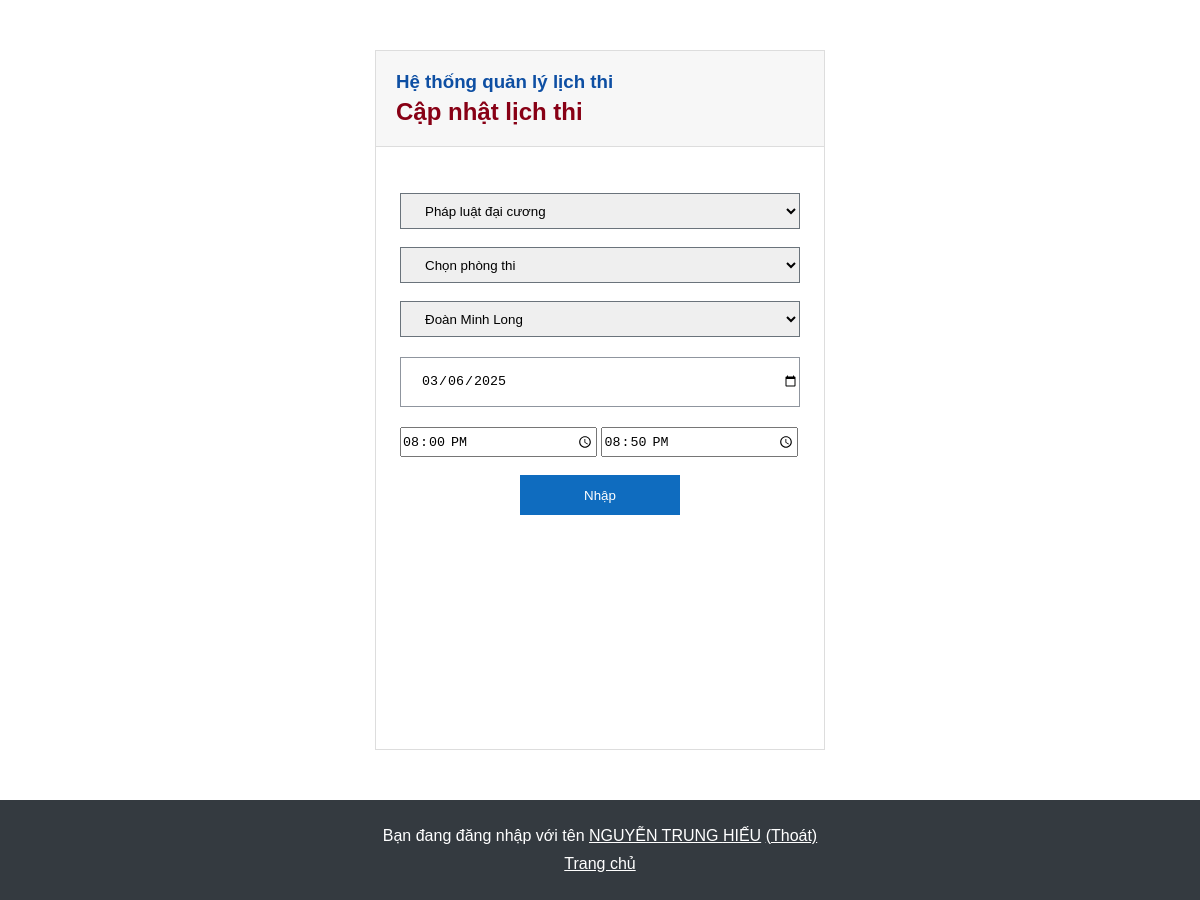
/web_manage_schedule_exam/admin/update_schedule.php?ma_lich_thi=2 (signed in), run on the app's committed database.
### tables this page shows
CREATE TABLE `lichthi` (
  `ma_lich_thi` int(11) NOT NULL,
  `ngay_thi` date NOT NULL,
  `gio_bat_dau` time NOT NULL,
  `gio_ket_thuc` time NOT NULL,
  `mgv` int(10) DEFAULT NULL,
  `ma_hoc_phan` int(10) DEFAULT NULL,
  `ma_phong` varchar(10) DEFAULT NULL
);

CREATE TABLE `hocphan` (
  `ma_hoc_phan` int(10) NOT NULL,
  `ten_hoc_phan` varchar(100) NOT NULL,
  `so_tin_chi` int(11) NOT NULL
);

CREATE TABLE `giangvien` (
  `mgv` int(10) NOT NULL,
  `ho_dem` varchar(50) NOT NULL,
  `ten` varchar(50) NOT NULL,
  `khoa` varchar(100) NOT NULL,
  `ngay_sinh` date NOT NULL,
  `gioi_tinh` varchar(10) NOT NULL
);

### web_manage_schedule_exam/admin/update_schedule.php (the view, shortened to what this page needs)
<?php
    include('config.php');
    if (isset($_GET['ma_lich_thi'])) {
        $ma_lich_thi = $_GET['ma_lich_thi'];
    }
    $sql_lich_thi = "SELECT * FROM lichthi WHERE ma_lich_thi = '$ma_lich_thi'";
    $result_lich_thi = $conn->query($sql_lich_thi);
    if ($result_lich_thi->num_rows > 0) {
        while($row = $result_lich_thi->fetch_assoc()) {
            $ma_hoc_phan = $row["ma_hoc_phan"];
            $mgv = $row["mgv"];
            $ngay_thi = $row["ngay_thi"];
            $gio_ket_thuc = $row["gio_ket_thuc"];
            $gio_bat_dau = $row["gio_bat_dau"];
        }
    }
?>
<!DOCTYPE html>
<html lang="vi">
<head>
    <link rel="stylesheet" href="https://cdnjs.cloudflare.com/ajax/libs/font-awesome/6.4.2/css/all.min.css" />
    <link rel="stylesheet" href="manage_add.css">
</head>
<body>
    <div class="container-add">
        <div class="add-logo">
            <h3>Hệ thống quản lý lịch thi</h3>
            <h2>Cập nhật lịch thi</h2>
        </div>
        <form action="" class="add-form" method="post">
            <div class="input-form">
                <br>
                <br>
                <select name="ma_hoc_phan" id="ma_hoc_phan"class="filter">
                    <?php
                        $sql_hoc_phan = "SELECT * FROM hocphan";
                        $result_hoc_phan = $conn->query($sql_hoc_phan);
                        if ($result_hoc_phan->num_rows > 0) {
                            while($row = $result_hoc_phan->fetch_assoc()) {
                                echo '<option value="' . $row['ma_hoc_phan'] . '"' ;
                                if ($row['ma_hoc_phan'] == $ma_hoc_phan) {
                                    echo ' selected';
                                }
                                echo '>' . $row['ten_hoc_phan'] . '</option>';
                            }
                        }
                    ?>
                </select>
                <br>
                <br>
                <select name="ma_phong" id="ma_phong" class="filter">
                    <option value="">Chọn phòng thi</option>
                </select>
                <br>
                <br>
                <select name="mgv" id="mgv"class="filter">
                    <?php
                        $sql_giang_vien = "SELECT * FROM giangvien";
                        $result_giang_vien = $conn->query($sql_giang_vien);
                        if ($result_giang_vien->num_rows > 0) {
                            while($row = $result_giang_vien->fetch_assoc()) {
                                echo '<option value="' . $row['mgv'] . '"' ;
                                if ($row['mgv'] == $mgv) {
                                    echo ' selected';
                                }
                                echo '>' . $row['ho_dem'] . ' ' . $row['ten'] . '</option>';
                            }
                        }
                    ?>
                </select>
                <input type="date" id="ngay_thi" name="ngay_thi" placeholder="Ngày thi" value="<?php echo $ngay_thi; ?>"  required>
            </div>
            <div class="exam-time">
                <input type="time" id="gio_bat_dau" name="gio_bat_dau" placeholder="Giờ bắt đầu" value="<?php echo $gio_bat_dau; ?>" required oninput="exam_time()">
                <input type="time" id="gio_ket_thuc" name="gio_ket_thuc" placeholder="Giờ kết thúc" value="<?php echo $gio_ket_thuc; ?>"  required>
            </div>
            <br>
            <button type="submit">Nhập</button>
        </form>
    </div>
    <?php include('footer.php'); ?>
</body>
</html>

### web_manage_schedule_exam/admin/footer.php (shortened to what this page needs)
<div class="footer">
    <p>Bạn đang đăng nhập với tên
        <u style="text-transform: uppercase;"><?php
            $id_admin = $_SESSION['id_admin'];
            $sql = "SELECT * FROM admin WHERE id_admin = '$id_admin'";
            $result = $conn->query($sql);
            if ($result->num_rows > 0) {
                while($row = $result->fetch_assoc()) {
                    echo  $row["ho_dem"]. " " . $row["ten"] ;
                }
            }
        ?></u> <a href="logout.php">(Thoát)</a></p>
    <p><a href="home_admin.php">Trang chủ</a></p>
</div>

### web_manage_schedule_exam/admin/manage_add.css (style rules this page uses)
* { margin: 0; padding: 0; box-sizing: border-box; }
html, body { display: flex; flex-direction: column; min-height: 100vh; font-family: Arial, sans-serif; }
.container-add { width: 450px; height: 700px; margin: 50px auto; background-color: white; border: 1px solid #dddddd; }
.container-add .add-logo { border-bottom: 1px solid #dddddd; padding: 20px; background-color: #F7F7F7; }
.container-add .add-logo h3 { color: #0E4FA3; }
.container-add .add-logo h2 { padding-top:5px; color: #880015; }
.container-add .add-form { width: 400px; margin: 10px auto; }
.container-add .add-form .input-form input { width: 400px; height: 50px; margin-top: 20px; padding-left: 20px; border: 1px solid #8F959E; }
.container-add .add-form .filter { width: 400px; height: 36px; border: 1px solid; border-color: #6A737B; outline: none; padding-left: 20px; }
.container-add .add-form button { display: flex; margin: auto; width: 160px; height: 40px; justify-content: center; align-items: center; background-color: #0F6CBF; color: #fff; text-decoration: none; border: 2px solid #0F6CBF; cursor: pointer; }
.exam-time input { width: 197px; margin-top: 20px; height: 30px; }
.footer { background-color: #343a40; font-family: Arial, sans-serif; color: white; text-align: center; display: flex; flex-direction: column; align-items: center; justify-content: center; height: 100px; margin-top: auto; width: 100%; }
.footer p { margin: 5px 0; }
.footer a { color: white; }

### data on the page
lichthi: ma_hoc_phan "Pháp luật đại cương", mgv "Đoàn Minh Long", ngay_thi "03/06/2025", gio_bat_dau "20:00:00", gio_ket_thuc "20:50:00"

### other printed values
$row["ho_dem"] "NGUYỄN TRUNG"
$row["ten"] "HIẾU"
